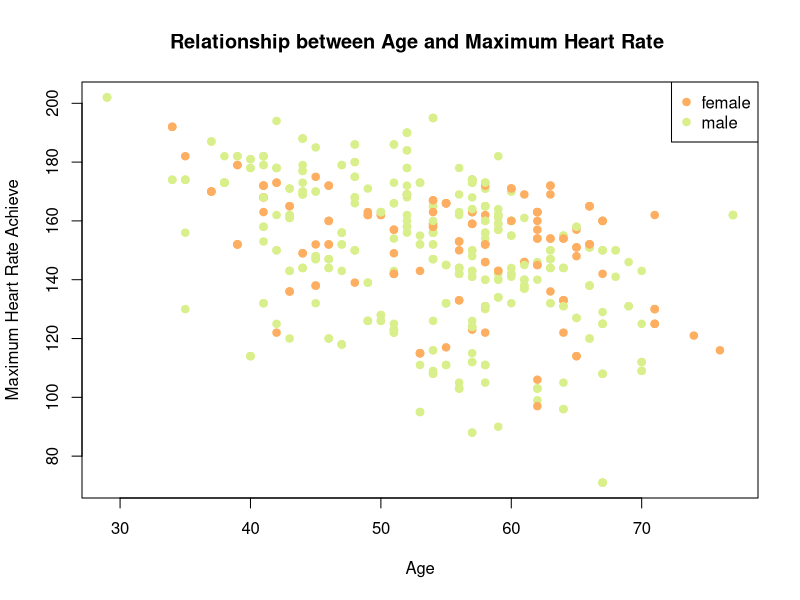

R code for this plot:
library(tidyverse)
library(readr)
heart_disease_data_1 <- read_csv("heart_disease_data_1.csv")
colors <- c("#FDAE61", 
            "#D9EF8B") 

sex = heart_disease_data_1$sex

plot(x = heart_disease_data_1$age, y = heart_disease_data_1$thalach,
     pch = 19,col = colors[factor(sex)],
     xlab = "Age", ylab = "Maximum Heart Rate Achieve",
     main = "Relationship between Age and Maximum Heart Rate ")

legend("topright",c("female","male"), pch = 19,col = colors)
